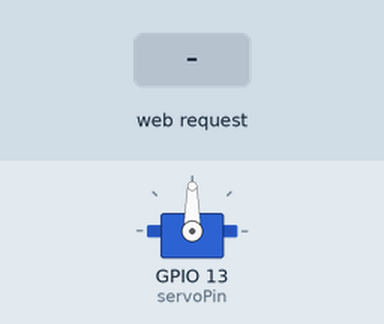
Simulated run of this sketch. Board: ESP32. Shown: servo. The test bench sets the inputs (shaded band). WiFi joins after 1.5 s; servers stay silent unless stated; what the sketch prints to the serial monitor is not drawn.

Above: at 2.7 s.
2.8 s: HTTP request GET /?value= received
At 3.4 s:
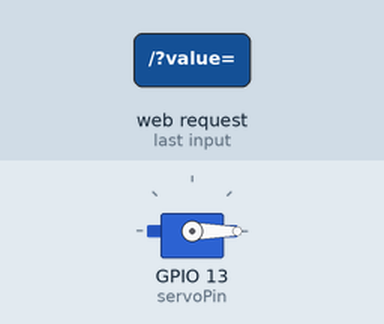
Timing chart, 0 to 5.8 s (numbered marks = the images above; inputs shaded):
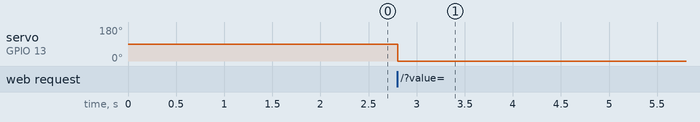

The sketch:

sketch_apr11b.ino
```cpp
/*********
  Руи Сантос
  Более подробно о проекте на: http://randomnerdtutorials.com
*********/

#include <WiFi.h>
#include <Servo.h>

Servo myservo;  // создаем экземпляр класса «Servo»,
                // чтобы с его помощью управлять сервоприводом;
                // большинство плат позволяют
                // создать 12 объектов класса «Servo»

// GPIO-контакт, к которому подключен сервопривод:
static const int servoPin = 13;

// вставьте здесь учетные данные своей сети:
char ssid[]     = "RT-GPON-0098";
char password[] = "4P6ETT45";

// создаем веб-сервер на порте «80»:
WiFiServer server(80);

// переменная для хранения HTTP-запроса:
String header;

// несколько переменных для расшифровки значения в HTTP-запросе GET:
String valueString = String(5);
int pos1 = 0;
int pos2 = 0;

void setup() {
  Serial.begin(115200);

  myservo.attach(servoPin);  // привязываем сервопривод,
                             // подключенный к контакту «servoPin»,
                             // к объекту «myservo»

  // подключаемся к WiFi при помощи заданных выше SSID и пароля:
  Serial.print("Connecting to ");  //  "Подключаемся к "
  Serial.println("RT-GPON-0098");
  WiFi.begin(ssid, password);
  while (WiFi.status() != WL_CONNECTED) {
    delay(500);
    Serial.print(".");
  }
  // печатаем локальный IP-адрес и запускаем веб-сервер:
  Serial.println("");
  Serial.println("WiFi connected.");  //  "WiFi подключен."
  Serial.println("IP address: ");     //  "IP-адрес: "
  Serial.println(WiFi.localIP());
  server.begin();
}

void loop(){
  // начинаем прослушивать входящих клиентов:
  WiFiClient client = server.available();

  if (client) {                     // если подключился новый клиент,
    Serial.println("New Client.");  // печатаем сообщение
                                    // «Новый клиент.»
                                    // в мониторе порта;
    String currentLine = "";        // создаем строку для хранения
                                    // входящих данных от клиента;
    while (client.connected()) {    // цикл while() будет работать
                                    // все то время, пока клиент
                                    // будет подключен к серверу;
      if (client.available()) {     // если у клиента есть данные,
                                    // которые можно прочесть,
        char c = client.read();     // считываем байт, а затем
        Serial.write(c);            // печатаем его в мониторе порта
        header += c;
        if (c == '\n') {            // если этим байтом является
                                    // символ новой строки
          // если получили два символа новой строки подряд,
          // то это значит, что текущая строчка пуста;
          // это конец HTTP-запроса клиента,
          // а значит – пора отправлять ответ:
          if (currentLine.length() == 0) {
            // HTTP-заголовки всегда начинаются
            // с кода ответа (например, «HTTP/1.1 200 OK»)
            // и информации о типе контента
            // (чтобы клиент понимал, что получает);
            // в конце пишем пустую строчку:
            client.println("HTTP/1.1 200 OK");
            client.println("Content-type:text/html");
            client.println("Connection: close");
                       //  "Соединение: отключено"
            client.println();

            // показываем веб-страницу:
            client.println("<!DOCTYPE html><html>");
            client.println("<head><meta name=\"viewport\" content=\"width=device-width, initial-scale=1\">");
            client.println("<link rel=\"icon\" href=\"data:,\">");
            client.println("<style>body { text-align: center; font-family: \"Trebuchet MS\", Arial; margin-left:auto; margin-right:auto;}");
            client.println(".slider { width: 300px; }</style>");
            client.println("<script src=\"https://ajax.googleapis.com/ajax/libs/jquery/3.3.1/jquery.min.js\"></script>");

            // веб-страница:
            client.println("</head><body><h1>ESP32 with Servo</h1>");
                                        //  "Управление сервомотором
                                        //   с помощью платы ESP32"
            client.println("<p>Position: <span id=\"servoPos\"></span></p>");
            client.println("<input type=\"range\" min=\"0\" max=\"180\" class=\"slider\" id=\"servoSlider\" onchange=\"servo(this.value)\" value=\""+valueString+"\"/>");

            client.println("<script>var slider = document.getElementById(\"servoSlider\");");
            client.println("var servoP = document.getElementById(\"servoPos\"); servoP.innerHTML = slider.value;");
            client.println("slider.oninput = function() { slider.value = this.value; servoP.innerHTML = this.value; }");
            client.println("$.ajaxSetup({timeout:1000}); function servo(pos) { ");
            client.println("$.get(\"/?value=\" + pos + \"&\"); {Connection: close};}</script>");

            client.println("</body></html>");

            //GET /?value=180& HTTP/1.1
            if(header.indexOf("GET /?value=")>=0) {
              pos1 = header.indexOf('=');
              pos2 = header.indexOf('&');
              valueString = header.substring(pos1+1, pos2);

              // вращаем ось сервомотора:
              myservo.write(valueString.toInt());
              Serial.println(valueString);
            }
            // конец HTTP-ответа задается
            // с помощью дополнительной пустой строки:
            client.println();
            // выходим из цикла while():
            break;
          } else { // если получили символ новой строки,
                   // очищаем текущую строку «currentLine»:
            currentLine = "";
          }
        } else if (c != '\r') {  // если получили любые данные,
                                 // кроме символа возврата каретки,
          currentLine += c;      // добавляем эти данные
                                 // в конец строки «currentLine»
        }
      }
    }
    // очищаем переменную «header»:
    header = "";
    // отключаем соединение:
    client.stop();
    Serial.println("Client disconnected.");
               //  "Клиент отключился."
    Serial.println("");
  }
}
```

Measured:
- after the input at 2.8 s, servo on GPIO 13 (servoPin): 90° → 0° at once
